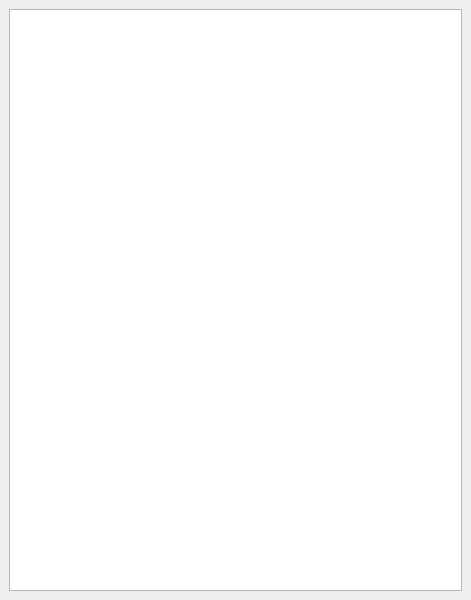
<?xml version="1.0" encoding="UTF-8"?>
<ui version="4.0">
 <class>MainWindow</class>
 <widget class="QMainWindow" name="MainWindow">
  <property name="geometry">
   <rect>
    <x>0</x>
    <y>0</y>
    <width>471</width>
    <height>600</height>
   </rect>
  </property>
  <property name="windowTitle">
   <string>MainWindow</string>
  </property>
  <widget class="QWidget" name="centralwidget">
   <layout class="QVBoxLayout" name="verticalLayout">
    <item>
     <widget class="QListWidget" name="listWidget"/>
    </item>
   </layout>
  </widget>
 </widget>
 <resources/>
 <connections/>
</ui>
